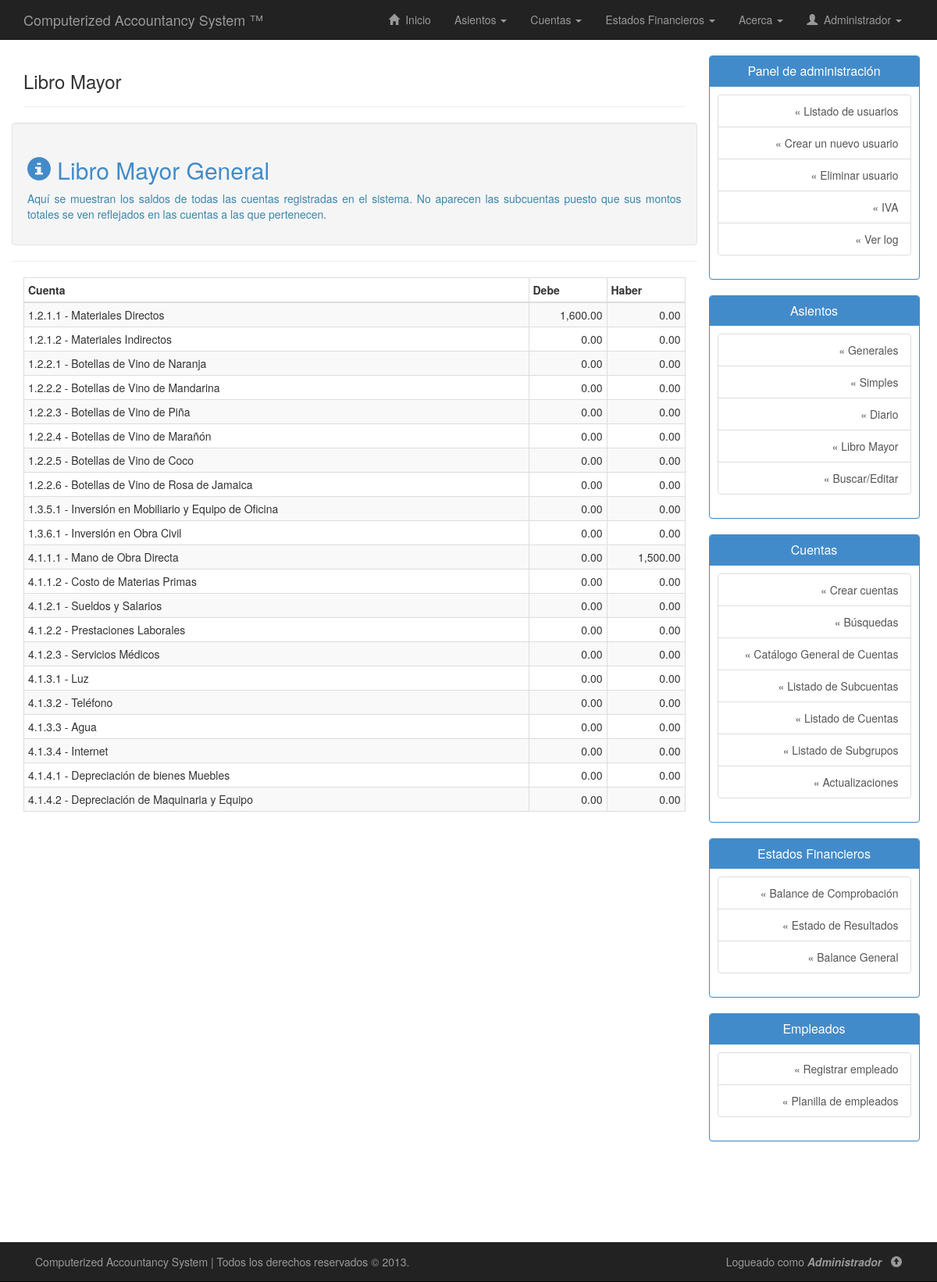
Before: /php/mayor.php (signed in) with the older database file.
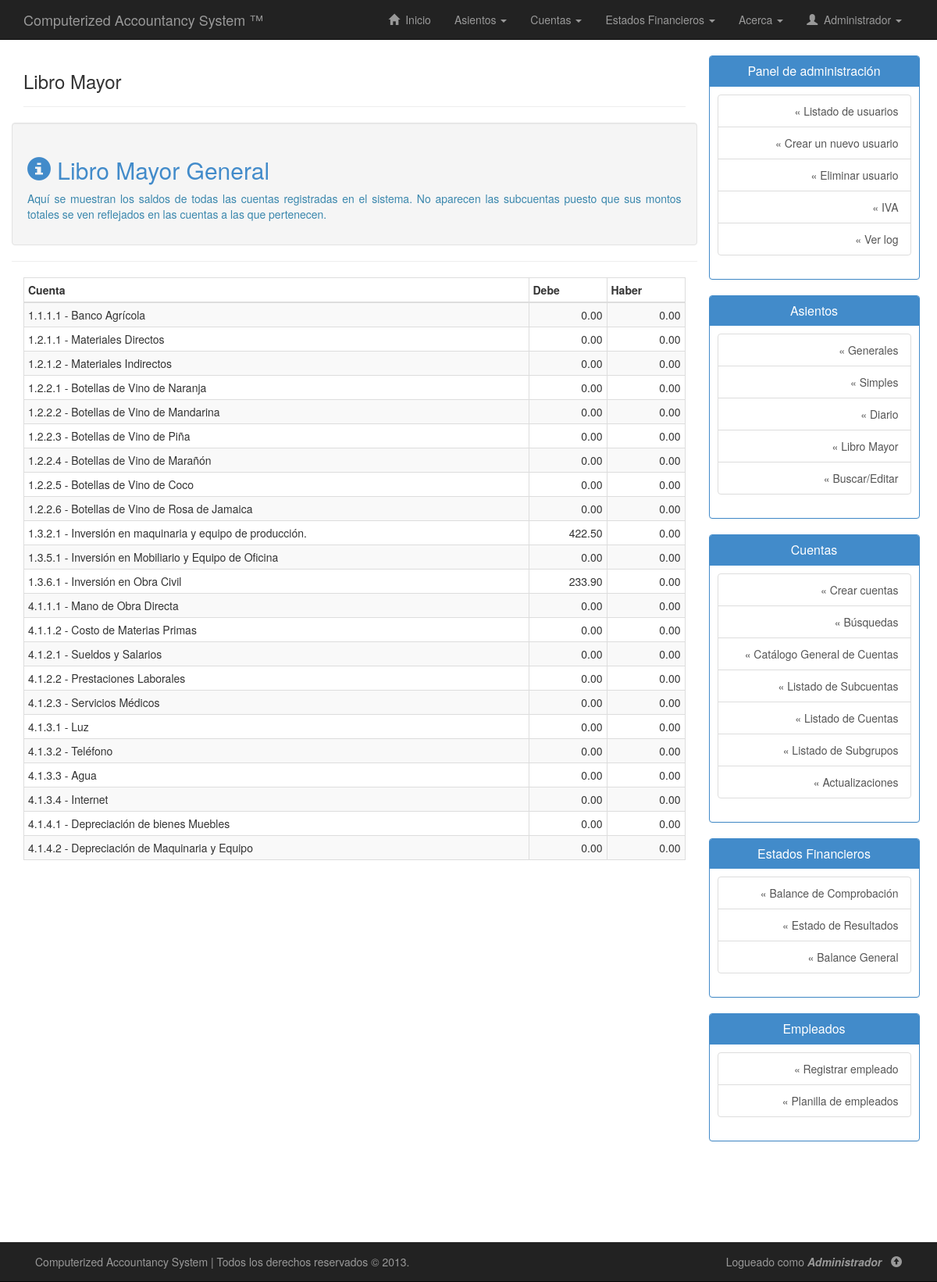
After: the same page with the newer database file.
### tables this page shows
CREATE TABLE IF NOT EXISTS `cuentas` (
  `codigo_cuenta` varchar(20) NOT NULL,
  `subgrupo` varchar(20) DEFAULT NULL,
  `nombre_cuenta` varchar(50) NOT NULL,
  `tiene_subcuenta` enum('Si','No') NOT NULL,
  `descripcion_cuenta` varchar(255) DEFAULT NULL,
  `saldo_debe` double NOT NULL,
  `saldo_haber` double NOT NULL,
  PRIMARY KEY (`codigo_cuenta`),
  KEY `subgrupo` (`subgrupo`)
);

### php/mayor.php (the view, shortened to what this page needs)
<!DOCTYPE html>
<html lang="es">
<head>
	<link rel="stylesheet" type="text/css" href="../css/bootstrap.min.css"/>
	<link rel="stylesheet" type="text/css" href="../css/estilos.css"/>
</head>
<body>
	<?php include("nav.php"); ?>
	<div class="container" id="contenido">
		<div class="row row-offcanvas row-offcanvas-right">
			<div class="col-xs-12 col-sm-9">
				<div class="page-header">
        			<h3>Libro Mayor</h3>
        		</div>
        		<div class="row">
                    <div class="col-lg-12 well">
                        <h2 class="text-primary"><span class="glyphicon glyphicon-info-sign"></span> Libro Mayor General</h2>
                        <p align="justify" class="text-info">
                            Aquí se muestran los saldos de todas las cuentas registradas en el sistema. No aparecen las subcuentas puesto que sus montos totales se ven reflejados en las cuentas a las que pertenecen.
                        </p>
                    </div>
                    <hr>
        			<div class="col-lg-12">
        				<table class="table table-condensed table-bordered table-striped">
        					<thead>
        						<tr>
        							<th>Cuenta</th>
        							<th width="100">Debe</th>
        							<th width="100">Haber</th>
        						</tr>
        					</thead>
        					<tbody>
        						<?php
        						$sql = "SELECT * FROM cuentas";
        						$ejecutar_consulta = $conexion->query($sql);
        						while($regs = $ejecutar_consulta->fetch_assoc()){
        							echo "<tr>";
        							echo "<td>".$regs["codigo_cuenta"]." - ".utf8_encode($regs["nombre_cuenta"])."</td>";
        							echo "<td align='right'>".number_format($regs["saldo_debe"],2)."</td>";
        							echo "<td align='right'>".number_format($regs["saldo_haber"],2)."</td>";
        							echo "</tr>";
        						}
        						?>
        					</tbody>
        				</table>
        			</div>
        		</div>
        	</div>
        	<?php include("sidebar.php"); ?>
        </div>
    </div>
	<?php include("footer.php"); ?>
</body>
</html>

Changed rows visible on the page:
added cuentas: codigo_cuenta "1.1.1.1", nombre_cuenta "Banco Agrícola", saldo_debe "0.00", saldo_haber "0.00"
changed cuentas "Materiales Directos": saldo_debe "1,600.00" → "0.00"
added cuentas: codigo_cuenta "1.3.2.1", nombre_cuenta "Inversión en maquinaria y equipo de producción.", saldo_debe "422.50", saldo_haber "0.00"
changed cuentas "Inversión en Obra Civil": saldo_debe "0.00" → "233.90"
changed cuentas "Mano de Obra Directa": saldo_haber "1,500.00" → "0.00"
